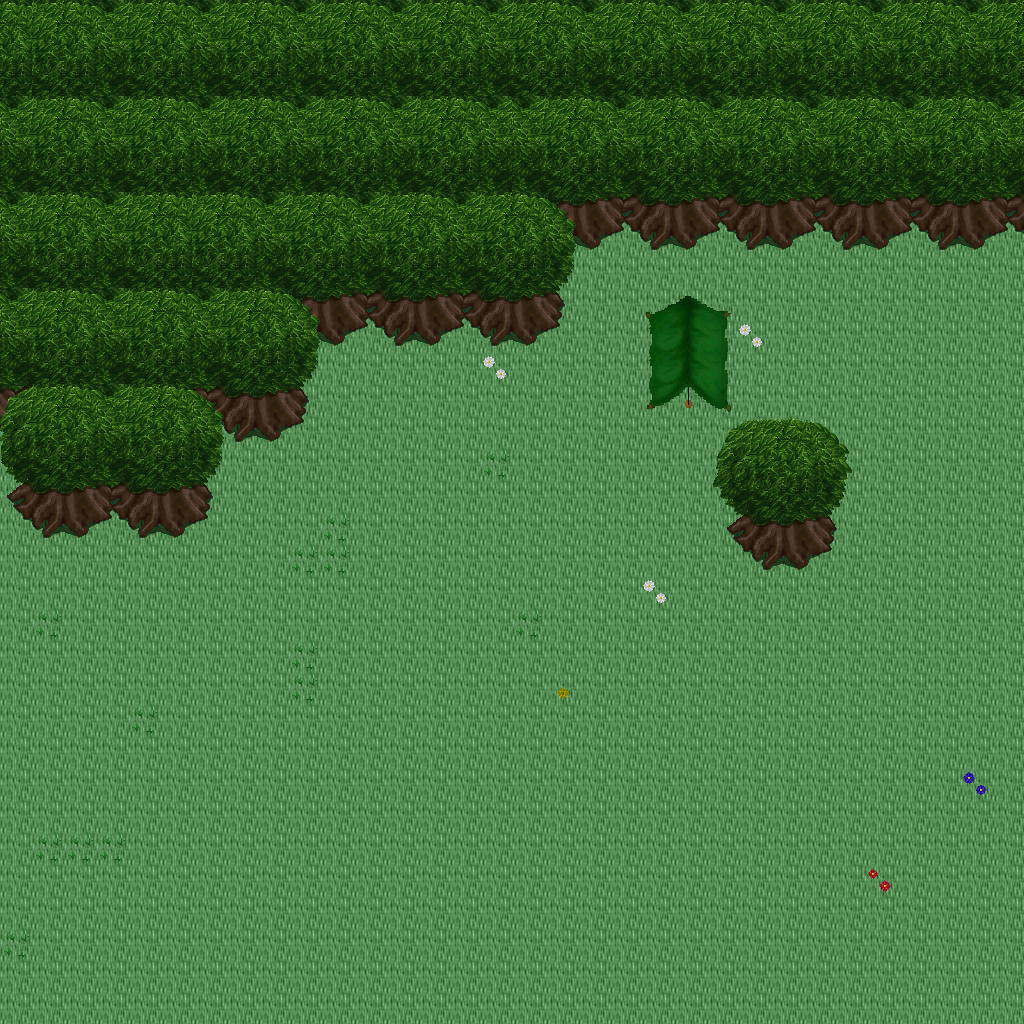

This game map was drawn from its Tiled (.tmx) file and the tilesets committed beside it. A one-line description and the trimmed map source follow:
An orthogonal 32x32 tile map with 32x32 px tiles, 5 tile layers (Ground, Objects, Objects2, Above, ...), 1 hidden layer not drawn, 27 tilesets.

<map version="1.10" tiledversion="1.11.0" orientation="orthogonal" renderorder="right-down" width="32" height="32" tilewidth="32" tileheight="32" infinite="0" nextlayerid="11" nextobjectid="1">
 <tileset firstgid="1" name="ground_ground" tilewidth="32" tileheight="32" tilecount="33" columns="3">
  <image source="../drawable/ground_ground.png" width="96" height="352" />
 </tileset>
 <tileset firstgid="34" name="ground_grass_edges" tilewidth="32" tileheight="32" tilecount="36" columns="12">
  <image source="../drawable/ground_grass_edges.png" width="384" height="96" />
 </tileset>
 <tileset firstgid="70" name="ground_grass_corners" tilewidth="32" tileheight="32" tilecount="24" columns="6">
  <image source="../drawable/ground_grass_corners.png" width="192" height="128" />
 </tileset>
 <tileset firstgid="94" name="plant_grasses" tilewidth="32" tileheight="32" tilecount="6" columns="3">
  <image source="../drawable/plant_grasses.png" width="96" height="64" />
 </tileset>
 <tileset firstgid="100" name="plant_flower_daisy_blue" tilewidth="32" tileheight="32" tilecount="8" columns="2">
  <image source="../drawable/plant_flower_daisy_blue.png" width="64" height="128" />
 </tileset>
 <tileset firstgid="108" name="plant_flower_daisy_yellow" tilewidth="32" tileheight="32" tilecount="8" columns="2">
  <image source="../drawable/plant_flower_daisy_yellow.png" width="64" height="128" />
 </tileset>
 <tileset firstgid="116" name="plant_flower_daisy_red" tilewidth="32" tileheight="32" tilecount="8" columns="2">
  <image source="../drawable/plant_flower_daisy_red.png" width="64" height="128" />
 </tileset>
 <tileset firstgid="124" name="plant_flower_daisy_white" tilewidth="32" tileheight="32" tilecount="8" columns="2">
  <image source="../drawable/plant_flower_daisy_white.png" width="64" height="128" />
 </tileset>
 <tileset firstgid="132" name="logic_collision" tilewidth="32" tileheight="32" tilecount="1" columns="1">
  <image source="../drawable/logic_collision.png" width="32" height="32" />
 </tileset>
 <tileset firstgid="133" name="plant_tree_tree_green" tilewidth="32" tileheight="32" tilecount="88" columns="8">
  <image source="../drawable/plant_tree_tree_green.png" width="256" height="352" />
 </tileset>
 <tileset firstgid="221" name="object_tent" tilewidth="32" tileheight="32" tilecount="9" columns="3">
  <image source="../drawable/object_tent.png" width="96" height="96" />
 </tileset>
 <tileset firstgid="230" name="logic_item_herb" tilewidth="32" tileheight="32" tilecount="5" columns="5">
  <image source="../drawable/logic_item_herb.png" width="160" height="32" />
 </tileset>
 <tileset firstgid="235" name="logic_item_resources" tilewidth="32" tileheight="32" tilecount="6" columns="6">
  <image source="../drawable/logic_item_resources.png" width="192" height="32" />
 </tileset>
 <tileset firstgid="241" name="building_church" tilewidth="32" tileheight="32" tilecount="56" columns="8">
  <image source="../drawable/building_church.png" width="256" height="224" />
 </tileset>
 <tileset firstgid="297" name="logic_creature_albino_elf" tilewidth="32" tileheight="32" tilecount="5" columns="5">
  <image source="../drawable/logic_creature_albino_elf.png" width="160" height="32" />
 </tileset>
 <tileset firstgid="302" name="item_statue_broken_green_column" tilewidth="32" tileheight="32" tilecount="2" columns="1">
  <image source="../drawable/item_statue_broken_green_column.png" width="32" height="64" />
 </tileset>
 <tileset firstgid="304" name="plant_tree_spruce" tilewidth="32" tileheight="32" tilecount="6" columns="2">
  <image source="../drawable/plant_tree_spruce.png" width="64" height="96" />
 </tileset>
 <tileset firstgid="310" name="plant_tree_pine_snowy" tilewidth="32" tileheight="32" tilecount="6" columns="2">
  <image source="../drawable/plant_tree_pine_snowy.png" width="64" height="96" />
 </tileset>
 <tileset firstgid="316" name="logic_creature_ent" tilewidth="32" tileheight="32" tilecount="4" columns="4">
  <image source="../drawable/logic_creature_ent.png" width="128" height="32" />
 </tileset>
 <tileset firstgid="320" name="logic_item_mushroom" tilewidth="32" tileheight="32" tilecount="6" columns="6">
  <image source="../drawable/logic_item_mushroom.png" width="192" height="32" />
 </tileset>
 <tileset firstgid="326" name="plant_tree_tree_blue" tilewidth="32" tileheight="32" tilecount="25" columns="5">
  <image source="../drawable/plant_tree_tree_blue.png" width="160" height="160" />
 </tileset>
 <tileset firstgid="351" name="ground_pothole" tilewidth="32" tileheight="32" tilecount="4" columns="4">
  <image source="../drawable/ground_pothole.png" width="128" height="32" />
 </tileset>
 <tileset firstgid="355" name="logic_portal" tilewidth="32" tileheight="32" tilecount="24" columns="8">
  <image source="../drawable/logic_portal.png" width="256" height="96" />
 </tileset>
 <tileset firstgid="379" name="logic_creature_mythical_being" tilewidth="32" tileheight="32" tilecount="24" columns="8">
  <image source="../drawable/logic_creature_mythical_being.png" width="256" height="96" />
 </tileset>
 <tileset firstgid="403" name="furniture_light_roots_lamp" tilewidth="32" tileheight="32" tilecount="6" columns="2">
  <image source="../drawable/furniture_light_roots_lamp.png" width="64" height="96" />
 </tileset>
 <tileset firstgid="409" name="light_dim_light_7x5" tilewidth="32" tileheight="32" tilecount="35" columns="7">
  <image source="../drawable/light_dim_light_7x5.png" width="224" height="160" />
 </tileset>
 <tileset firstgid="444" name="light_light_5x5" tilewidth="32" tileheight="32" tilecount="25" columns="5">
  <image source="../drawable/light_light_5x5.png" width="160" height="160" />
 </tileset>
 <layer id="1" name="Ground" width="32" height="32">
  <data>[1024 cells, 1024 non-empty, 1 distinct tile ids]</data>
 </layer>
 <layer id="2" name="Objects" width="32" height="32">
  <data>[1024 cells, 118 non-empty, 35 distinct tile ids]</data>
 </layer>
 <layer id="3" name="Objects2" width="32" height="32">
  <data>[1024 cells, 0 non-empty, 0 distinct tile ids]</data>
 </layer>
 <layer id="4" name="Above" width="32" height="32">
  <data>[1024 cells, 316 non-empty, 33 distinct tile ids]</data>
 </layer>
 <layer id="5" name="Above2" width="32" height="32">
  <data>[1024 cells, 0 non-empty, 0 distinct tile ids]</data>
 </layer>
 <layer id="6" name="Walkable" width="32" height="32" visible="0">
  <data>[1024 cells, 357 non-empty, 1 distinct tile ids]</data>
 </layer>
 <objectgroup id="7" name="Mapevents" />
 <objectgroup id="8" name="Spawn" />
 <objectgroup id="9" name="Keys" />
 <objectgroup id="10" name="Replace" />
</map>
